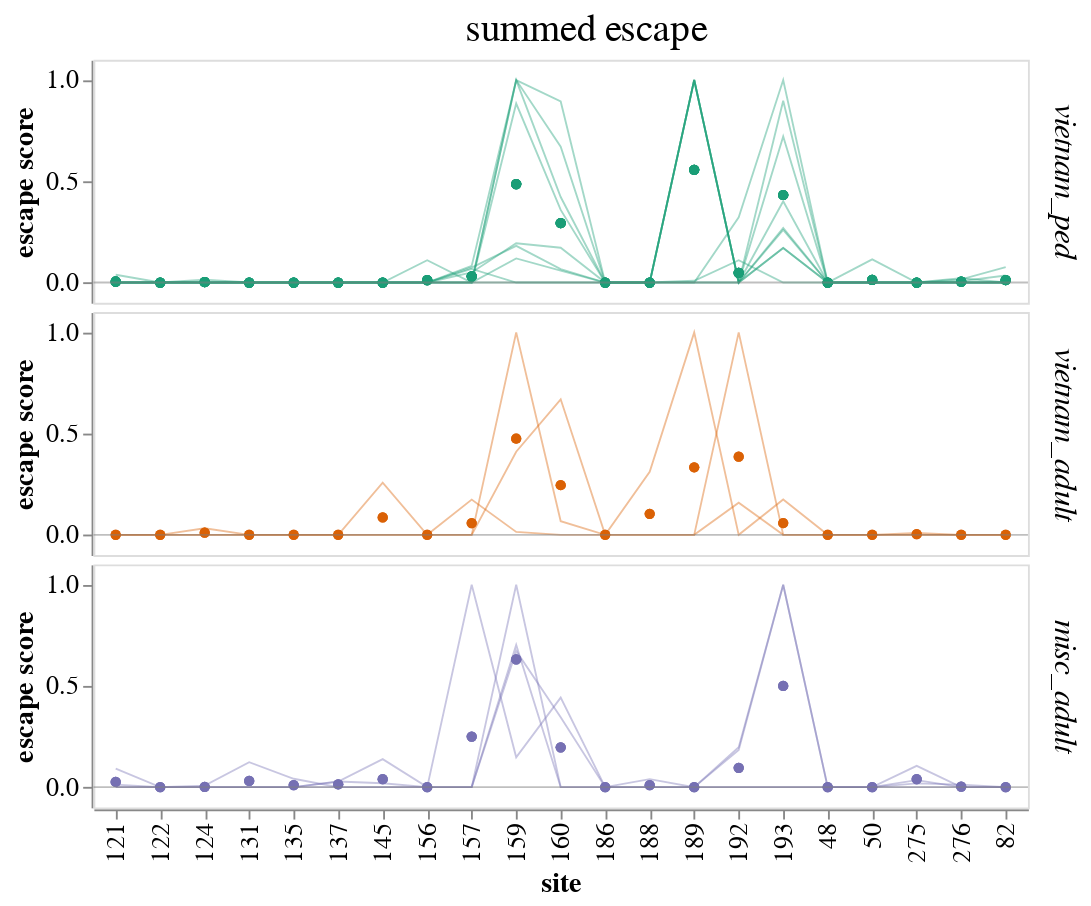

Notebook code for this chart:
### Code cell
# filtered sites, line and scatter overlay
summed_escape_lineplot = (
    alt.Chart()
    .encode(
        x=alt.X("site", 
                title="site",
                sort=site_order
               ),
        y=alt.Y(
            "escape",
            scale=alt.Scale(domain=[-0.1, 1.1], clamp=True),
            axis=alt.Axis(values=[0, 0.5, 1]),
            # axis=None,
            title="escape score",
        ),
        color=alt.Color('cohort:N', 
                        legend=None,
                        sort=['vietnam_ped', 'vietnam_adult', 'misc_adult'],
                       ).scale(scheme='dark2'),
        detail='serum',
        tooltip=['serum', 'site', 'escape']
    )
    .mark_line(size=1, opacity=0.4, clip=True)
    .properties(width=500, height=130)
)

mean_points = (
    alt.Chart()
    .encode(
        x=alt.X("site", 
                title="site",
                sort=site_order
               ),
        y=alt.Y("mean_cohort_escape"),
        color=alt.Color('cohort:N', 
                        legend=None,
                        sort=['vietnam_ped', 'vietnam_adult', 'misc_adult'],
                       ).scale(scheme='dark2'),
        tooltip=['site', 'escape']
    )
    .mark_circle(size=30, opacity=0.75)
    # .properties(width=400, height=150)
)

x_axis = alt.Chart(pd.DataFrame({'y': [0]})).mark_rule(
    size=1, 
    opacity=0.5, color='gray').encode(y='y')

faceted_line_scatter_overlay = alt.layer(
    summed_escape_lineplot, mean_points, x_axis, data=normalized_df
).facet(
    facet=alt.Facet(
        'cohort:N',
        sort=['vietnam_ped', 'vietnam_adult', 'misc_adult'],
        title='summed escape',
        header=alt.Header(
            titleFontSize=21,
            titleFontWeight='normal',
            titlePadding=5,
            labelFontSize=17,
            labelOrient='right',
            # labelAngle=0,
            labelFontStyle='italic'
        )
    ),
    spacing=3,
    columns=1
).configure_axis(
    grid=False,
    labelFontSize=14,
    titleFontSize=15
)

faceted_line_scatter_overlay.save(
    'scratch_notebooks/figure_drafts/perth09_analysis/sitewise_escape_plots/230911_perth09_normalized.png',
    scale_factor=2.0
)

faceted_line_scatter_overlay

### Figure 1 — Vega-Lite specification as saved in the notebook (floating-point values rounded to 4 significant figures; data arrays with more than 128 entries replaced by an {"elided": "..."} marker saying what was removed)
{"config": {"view": {"continuousWidth": 300, "continuousHeight": 300}, "axis": {"grid": false, "labelFontSize": 14, "titleFontSize": 15}}, "data": {"name": "data-5a56bc169af38116e76fb38f21673fb3"}, "facet": {"field": "cohort", "header": {"labelFontSize": 17, "labelFontStyle": "italic", "labelOrient": "right", "titleFontSize": 21, "titleFontWeight": "normal", "titlePadding": 5}, "sort": ["vietnam_ped", "vietnam_adult", "misc_adult"], "title": "summed escape", "type": "nominal"}, "spec": {"layer": [{"mark": {"type": "line", "clip": true, "opacity": 0.4, "size": 1}, "encoding": {"color": {"field": "cohort", "legend": null, "scale": {"scheme": "dark2"}, "sort": ["vietnam_ped", "vietnam_adult", "misc_adult"], "type": "nominal"}, "detail": {"field": "serum", "type": "nominal"}, "tooltip": [{"field": "serum", "type": "nominal"}, {"field": "site", "type": "nominal"}, {"field": "escape", "type": "quantitative"}], "x": {"field": "site", "sort": ["121", "122", "124", "131", "135", "137", "145", "156", "157", "159", "160", "186", "188", "189", "192", "193", "48", "50", "275", "276", "82"], "title": "site", "type": "nominal"}, "y": {"axis": {"values": [0, 0.5, 1]}, "field": "escape", "scale": {"clamp": true, "domain": [-0.1, 1.1]}, "title": "escape score", "type": "quantitative"}}}, {"mark": {"type": "circle", "opacity": 0.75, "size": 30}, "encoding": {"color": {"field": "cohort", "legend": null, "scale": {"scheme": "dark2"}, "sort": ["vietnam_ped", "vietnam_adult", "misc_adult"], "type": "nominal"}, "tooltip": [{"field": "site", "type": "nominal"}, {"field": "escape", "type": "quantitative"}], "x": {"field": "site", "sort": ["121", "122", "124", "131", "135", "137", "145", "156", "157", "159", "160", "186", "188", "189", "192", "193", "48", "50", "275", "276", "82"], "title": "site", "type": "nominal"}, "y": {"field": "mean_cohort_escape", "type": "quantitative"}}}, {"data": {"name": "data-06fd9f850666401b4599de5588b60692"}, "mark": {"type": "rule", "color": "gray", "opacity": 0.5, "size": 1}, "encoding": {"y": {"field": "y", "type": "quantitative"}}}], "height": 130, "width": 500}, "columns": 1, "spacing": 3, "$schema": "https://vega.github.io/schema/vega-lite/v5.8.0.json", "datasets": {"data-5a56bc169af38116e76fb38f21673fb3": {"elided": "336 records"}, "data-06fd9f850666401b4599de5588b60692": [{"y": 0}]}}
